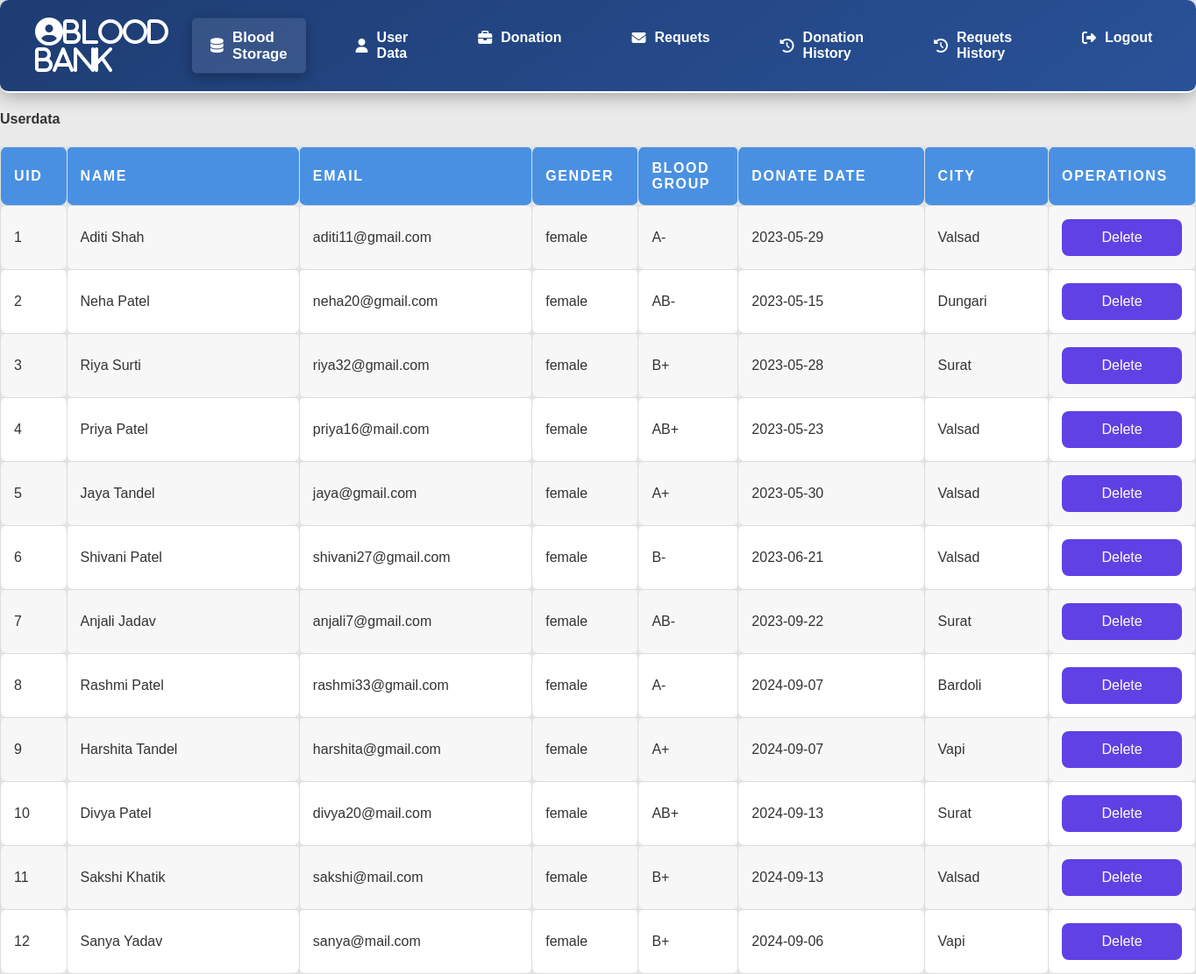
/admin/donordata.php (signed in), run on the app's committed database.
### tables this page shows
CREATE TABLE donordata (
  id int(11) NOT NULL,
  username varchar(50) NOT NULL,
  email varchar(50) NOT NULL,
  passwords varchar(20) NOT NULL,
  Age int(3) NOT NULL,
  Phone varchar(15) NOT NULL,
  gender varchar(10) NOT NULL,
  bloodgroup varchar(5) NOT NULL,
  DonationDate date DEFAULT NULL,
  city varchar(20) NOT NULL,
  area varchar(30) NOT NULL,
  height decimal(5,2) NOT NULL,
  weight decimal(5,2) NOT NULL
);

### admin/donordata.php (the view, shortened to what this page needs)
<!DOCTYPE html>
<html lang="en">
<head>
</head>
<body>
    <?php
      include("../connection.php");
      ?>
      <?php
       $query ="SELECT * FROM `donordata`";
       $data = mysqli_query($conn,$query);
       $total = mysqli_num_rows($data);
       if($total > 0)
       {
          ?>
              <h4>  Userdata </h4>
              <center>
                <table width="100%" cellspacing="3" id="t01">
                     <tr>
                      <th width="3%">Uid</th>
                     <th width="15%">Name</th>
                     <th  width="15%">Email</th>
                     <th  width="3%">Gender</th>
                     <th  width="4%">Blood Group</th>
                     <th width="12%">Donate Date</th>
                     <th  width="8%">City</th>
                     <th width="4%">Operations</th>
                     </tr>
      <?php
          while($res = mysqli_fetch_assoc($data))
          {
              echo"<tr>
                     <td>".$res['id']."</td>
                      <td>".$res['username']."</td>
                      <td>".$res['email']."</td>
                      <td>".$res['gender']."</td>
                      <td>".$res['bloodgroup']."</td>
                      <td>".$res['DonationDate']."</td>
                      <td>".$res['city']."</td>
                      <td><a class='link' href='delete.php?id=$res[id]'><button class='delete' onclick='return checkdelete()'>Delete</button></a></td>
                  </tr>";
          }
      }
          else{
              echo"something wrong wrong with connetion maybee";
          }
       ?>
     </table>
    </center>
</body>
</html>

### css/admin.css (style rules this page uses)
body { font-family: 'Arial', sans-serif; margin: 0; padding: 0; background-color: #eaeaea; color: #333; }
nav { display: flex; justify-content: space-between; align-items: center; background: linear-gradient(145deg, #1e3c72, #2a5298); padding: 20px 40px; box-shadow: 0 4px 20px rgba(0, 0, 0, 0.3); position: sticky; top: 0; z-index: 1000; border-bottom: 2px solid #ffffff; border-radius: 10px; }
nav .logo { font-size: 28px; color: #fff; font-weight: 700; display: flex; align-items: center; }
nav .logo i { margin-right: 10px; font-size: 32px; }
ul { display: flex; list-style: none; margin: 0; padding: 0; flex-grow: 1; }
button { padding: 12px; width: 100%; font-size: 16px; border: none; cursor: pointer; background-color: #5f41e4; color: #fff; border-radius: 8px; transition: all 0.3s ease; }
ul li { margin: 0 20px; }
ul li a { color: #fff; font-size: 16px; font-weight: 600; text-decoration: none; padding: 12px 20px; border-radius: 5px; display: flex; align-items: center; transition: background-color 0.3s ease, transform 0.3s ease, box-shadow 0.3s ease; }
ul li a i { margin-right: 10px; }
ul li a:hover, .active { background-color: rgba(255, 255, 255, 0.1); transform: scale(1.05); box-shadow: 0 4px 12px rgba(0, 0, 0, 0.3); }
table { width: 100%; border-collapse: collapse; margin-top: 20px; }
table th, table td { padding: 15px; text-align: left; border-bottom: 2px solid #ddd; font-size: 16px; }
table th { background-color: #4a90e2; color: white; font-weight: bold; text-transform: uppercase; letter-spacing: 0.1em; }
table td { background-color: #fff; color: #333; }
table tr:nth-child(even) td { background-color: #f7f7f7; }
table tr:nth-child(odd) td { background-color: #fff; }
table, table th, table td { border: 1px solid #ddd; border-radius: 8px; }

### data on the page
donordata: id "1", username "Aditi Shah", email "aditi11@gmail.com", gender "female", bloodgroup "A-", DonationDate "2023-05-29", city "Valsad"
donordata: id "2", username "Neha Patel", email "neha20@gmail.com", gender "female", bloodgroup "AB-", DonationDate "2023-05-15", city "Dungari"
donordata: id "3", username "Riya Surti", email "riya32@gmail.com", gender "female", bloodgroup "B+", DonationDate "2023-05-28", city "Surat"
donordata: id "4", username "Priya Patel", email "priya16@mail.com", gender "female", bloodgroup "AB+", DonationDate "2023-05-23", city "Valsad"
donordata: id "5", username "Jaya Tandel", email "jaya@gmail.com", gender "female", bloodgroup "A+", DonationDate "2023-05-30", city "Valsad"
donordata: id "6", username "Shivani Patel", email "shivani27@gmail.com", gender "female", bloodgroup "B-", DonationDate "2023-06-21", city "Valsad"
donordata: id "7", username "Anjali Jadav", email "anjali7@gmail.com", gender "female", bloodgroup "AB-", DonationDate "2023-09-22", city "Surat"
donordata: id "8", username "Rashmi Patel", email "rashmi33@gmail.com", gender "female", bloodgroup "A-", DonationDate "2024-09-07", city "Bardoli"
donordata: id "9", username "Harshita Tandel", email "harshita@gmail.com", gender "female", bloodgroup "A+", DonationDate "2024-09-07", city "Vapi"
donordata: id "10", username "Divya Patel", email "divya20@mail.com", gender "female", bloodgroup "AB+", DonationDate "2024-09-13", city "Surat"
donordata: id "11", username "Sakshi Khatik", email "sakshi@mail.com", gender "female", bloodgroup "B+", DonationDate "2024-09-13", city "Valsad"
donordata: id "12", username "Sanya Yadav", email "sanya@mail.com", gender "female", bloodgroup "B+", DonationDate "2024-09-06", city "Vapi"
